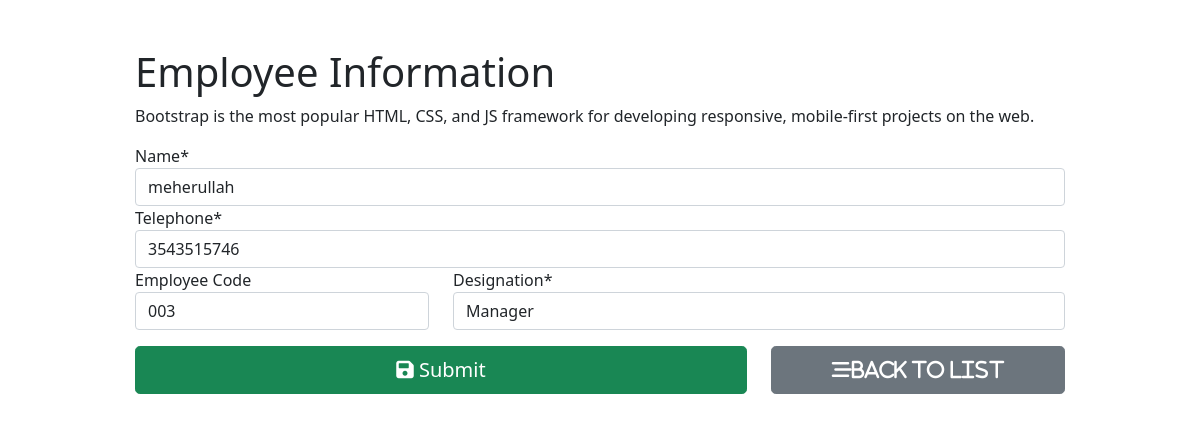
Screenshot of /employee/5/ with the database file from the repository.
### employee_reg/models.py (models this page shows)
class Employee(models.Model):
    fullName = models.CharField(max_length=100)
    emp_code = models.CharField(max_length=20)
    mobileNo = models.CharField(max_length=15)
    position = models.ForeignKey(Position,on_delete=models.CASCADE)

### employee_reg/views.py (the view, shortened to what this page needs)
# urls.py: path('', views.employee_form,name='employee_insert'),
def employee_form(request,id = 0):
    if request.method == "GET":
        if id == 0:
            form = EmployeeForm()
        else:
            employee = Employee.objects.get(pk = id)
            form = EmployeeForm(instance = employee)
        return render(request,'employee_reg/employee_form.html',{'form':form})

### employee_reg/forms.py
class EmployeeForm(forms.ModelForm):
    class Meta:
        model = Employee
        fields = ('fullName','mobileNo','emp_code','position')
        labels = {
            'fullName' : 'Name',
            'mobileNo' : 'Telephone',
            'emp_code':'Employee Code',
            'position': 'Designation'
        }
    def __init__(self, *args, **kwargs):
        super(EmployeeForm,self).__init__(*args, **kwargs)
        self.fields['position'].empty_label = "Select"
        self.fields['emp_code'].required = False

### employee_reg/models.py (called while the page is built)
    def __str__(self):
        return self.title

### employee_reg/templates/employee_reg/employee_form.html (shortened to what this page needs)
{% extends "employee_reg/base.html" %}
{% load crispy_forms_tags %}
{% block content %}
<form action="" method="POST" autocomplete="off">
    {{form.fullName|as_crispy_field}}
    {{form.mobileNo|as_crispy_field}}
    <div class="row">
        <div class="col-md-4">
            {{form.emp_code|as_crispy_field}}
        </div>
        <div class="col-md-8">
            {{form.position|as_crispy_field}}
        </div>
    </div>
    <div class="row pt-3">
        <div class="col-md-8 d-grid gap-2">
            <button type = "Submit" class="btn btn-success btn-block btn-lg"><i class="fas fa-save"></i> Submit</button>
        </div>
        <div class="col-md-4 d-grid gap-2">
            <a href="{% url 'employee_list' %}" class="btn btn-secondary btn-block btn-lg">
                <i class="fas fa-stream">Back To List</i>
            </a>
        </div>
    </div>
</form>
    {% endblock content %}

### rows the page displays
Employee: fullName "meherullah", mobileNo "3543515746", emp_code "003", position "Manager"
